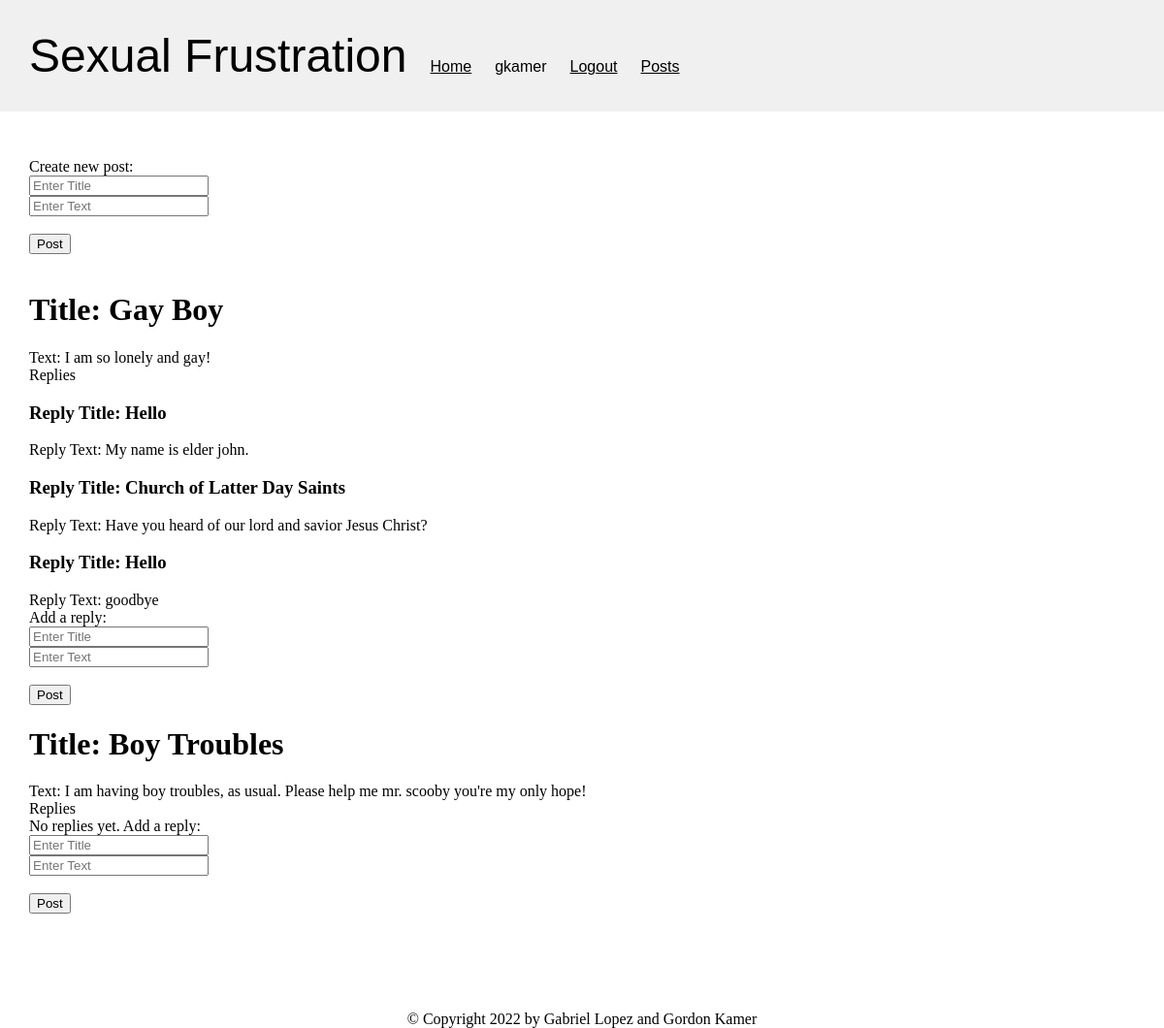
/post (signed in), run on the app's committed database.
### tables this page shows
CREATE TABLE "posts" (
	"userid"	INTEGER,
	"text"	TEXT,
	"title"	TEXT,
	"reply_to"	INTEGER DEFAULT -1,
	"unix_time"	INTEGER,
	"postid"	INTEGER,
	PRIMARY KEY("postid")
);

### main.py (the view, shortened to what this page needs)
@app.route('/post', methods=['GET', 'POST'])
def post():
    if not session['loggedin']:
        return redirect('/')
    db = get_db()
    cursor = db.cursor()
    if session['top_admin']:
        sql = """

            SELECT  originals.title,
                    originals.text,
                    originals.postid,
                    originals.unix_time,
                    replies.title as ReplyTitle,
                    replies.text as ReplyText,
                    replies.unix_time as ReplyTime
            FROM
                (SELECT title, text, postid, unix_time
                FROM posts
                WHERE reply_to = -1
                ORDER BY unix_time DESC) originals
            LEFT JOIN
                (SELECT title, text, reply_to, unix_time
                FROM posts
                WHERE reply_to != -1
                ORDER BY unix_time DESC) replies
            ON replies.reply_to=originals.postid
        """
        cursor.execute(sql)
        posts = cursor.fetchall()
    else:
        sql = """

            SELECT  originals.title,
                    originals.text,
                    originals.postid,
                    originals.unix_time,
                    replies.title as ReplyTitle,
                    replies.text as ReplyText,
                    replies.unix_time as ReplyTime
            FROM
                (SELECT title, text, postid, unix_time
                FROM posts
                WHERE userid=?
                AND reply_to = -1) originals
            LEFT JOIN
                (SELECT title, text, reply_to, unix_time
                FROM posts
                WHERE userid=?
                AND reply_to != -1) replies
            ON replies.reply_to=originals.postid
            ORDER BY originals.unix_time DESC, ReplyTime ASC
        """
        cursor.execute(sql, (session['id'],session['id']))
        posts = cursor.fetchall()
    my = {
        'title': 0,
        'text': 1,
        'post_id': 2,
        'unix_time': 3,
        'reply_title': 4,
        'reply_text': 5,
        'reply_unix_time': 6
    }
    post_dict = dict()
    for orig in posts:
        if orig[my['reply_title']] is not None:
            to_add = (orig[my['reply_title']], orig[my['reply_text']], orig[my['reply_unix_time']], orig[my['post_id']])
        if orig[my['post_id']] in post_dict and orig[my['reply_title']] is not None:  # post id
            post_dict[orig[my['post_id']]][4].append(to_add)  # reply title, text, time
        elif orig[my['post_id']] not in post_dict and orig[my['reply_title']] is None:
            post_dict[orig[my['post_id']]] = (orig[0], orig[1], orig[2], orig[3], [])  # title, text, id, time
        elif orig[2] not in post_dict and orig[4] is not None:
            post_dict[orig[2]] = (orig[0], orig[1], orig[2], orig[3], [to_add])  # title, text, id, time
    post_list = [post_dict[k] for k in post_dict]  # would need to sort, etc.
    kwargs = {
        'posts': post_list,
        'top_admin': session['top_admin'],
        'loggedin': session['loggedin'],
        'username': session['username']
    }
    return render_template('posts.html', **kwargs)

### main.py (called while the page is built)
def get_db():
    db = getattr(g, '_database', None)
    if db is None:
        db = g._database = sqlite3.connect(DATABASE)
    return db

@app.teardown_appcontext
def close_connection(exception):
    db = getattr(g, '_database', None)
    if db is not None:
        db.close()

### templates/posts.html (shortened to what this page needs)
{% extends "base.html" %}
{% block content %}
    <br/>
    Create new post: <br/>
    <form action="/post" method="POST">
        <input type="text" placeholder="Enter Title" name="title" required> <br/>
        <input type="textarea" placeholder="Enter Text" name="text" required> <br/>
        <input type="hidden" placeholder="-1" name="reply_to" required> <br/>
        <button type="submit">Post</button>
    </form>
    <br/>
    {% if posts|length==0 %}
        No posts found.
    {% else %}
        {% for title, text, id, time, replies in posts %}
            <h1>
                Title: {{ title }}
            </h1>
            Text: {{ text }}
            <br/>
            Replies <br/>
            {% if replies|length==0 %}
                No replies yet.
                Add a reply:
                <form action="/post" method="POST">
                    <input type="text" placeholder="Enter Title" name="title" required> <br/>
                    <input type="textarea" placeholder="Enter Text" name="text" required> <br/>
                    <input type="hidden" value="{{ id }}" name="reply_to" required> <br/>
                    <button type="submit">Post</button>
                </form>
            {% else %}
                {% for title, text, time, post_id in replies %}
                    <h3>
                        Reply Title: {{ title }}
                    </h3>
                    Reply Text: {{ text }}
                    <br/>
                    {% if loop.index==replies|length %}
                        Add a reply:
                        <form action="/post" method="POST">
                            <input type="text" placeholder="Enter Title" name="title" required> <br/>
                            <input type="textarea" placeholder="Enter Text" name="text" required> <br/>
                            <input type="hidden" value="{{ id }}" name="reply_to" required> <br/>
                            <button type="submit">Post</button>
                        </form>
                    {% endif %}
                {%  endfor %}
            {% endif %}
        {% endfor %}
    {% endif %}
{% endblock %}

### templates/base.html (shortened to what this page needs)
<!DOCTYPE html>
<html lang="en">
<head>
    <link rel="stylesheet" href="{{ url_for('static', filename='style.css') }}">
</head>
<body>
    <div id="header">
        <span id="main_title">Sexual Frustration</span>
        {% if loggedin %}
            <a class="header_item" href="/">Home</a>
            <span class="header_item" id="username">{{ username }}</span>
            <a class="header_item" id='logout' href="/logout">Logout</a>
            <a class="header_item" href="/post">Posts</a><br/>
        {% else %}
            <a class="header_item" id="login" href="/login">Login</a>
        {% endif %}
    </div>
    <div id="content">{% block content %}{% endblock %}</div>
    <div id="footer">
        {% block footer %}
        &copy; Copyright 2022 by Gabriel Lopez and Gordon Kamer
        {% endblock %}
    </div>
</body>
</html>

### static/style.css (style rules this page uses)
body { margin:0px; padding:0px; }
#header { background-color:#f0f0f0; padding: 30px; }
#header .header_item { font-size: 1em; font-family:'Trebuchet MS', 'Lucida Sans Unicode', 'Lucida Grande', 'Lucida Sans', Arial, sans-serif; padding: 10px; color: black; }
#header #main_title { font-size: 3em; padding-right:10px; font-family:'Trebuchet MS', 'Lucida Sans Unicode', 'Lucida Grande', 'Lucida Sans', Arial, sans-serif }
#content { margin:30px; }
#footer { margin-top:100px; text-align:center; }

### data on the page
posts: title "Gay Boy", text "I am so lonely and gay!", title "Hello", text "My name is elder john.", title "Church of Latter Day Saints", text "Have you heard of our lord and savior Jesus Christ?", text "goodbye"
posts: title "Boy Troubles", text "I am having boy troubles, as usual. Please help me mr. scooby you're my only hope!"

### other printed values
{{ username }} "gkamer"
